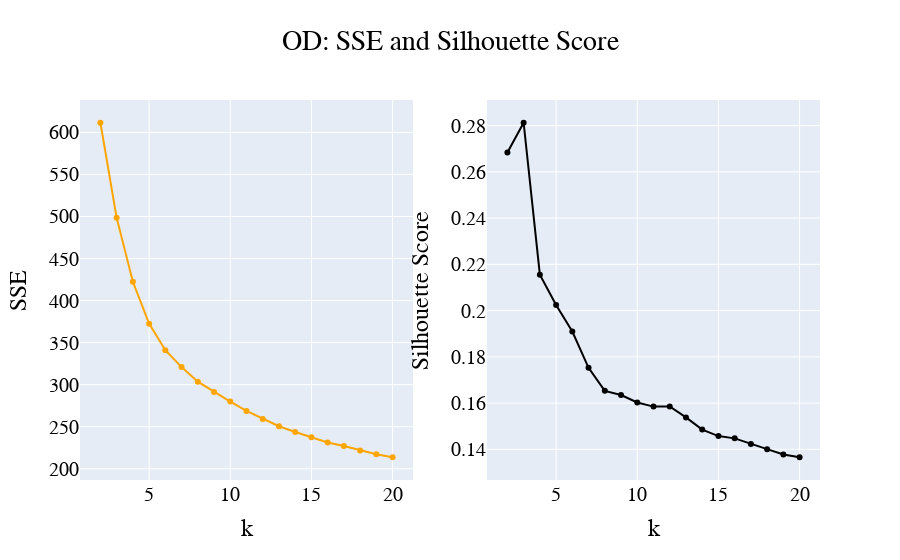

The notebook cell this image was saved under:
### Code cell
# Crea la figura con due sottotrame (subplots)
fig = make_subplots(rows=1, cols=2)

# Grafico SSE vs k
fig.add_trace(
    go.Scatter(x = [x + 2 for x in range(len(sse_list))], y=sse_list, line=dict(color='#FFA500'), mode='lines+markers', name="SSE"),
    row=1, col=1
)
fig.update_xaxes(title_text="k", row=1, col=1)
fig.update_yaxes(title_text="SSE", row=1, col=1)

# Grafico Silhouette Score vs k
fig.add_trace(
    go.Scatter(x = [x + 2 for x in range(len(sil_list))], y=sil_list, line=dict(color='black'), mode='lines+markers', name="Silhouette"),
    row=1, col=2
)
fig.update_xaxes(title_text="k", row=1, col=2)
fig.update_yaxes(title_text="Silhouette Score", row=1, col=2)

# Layout generale della figura
fig.update_layout(title_text="OD: SSE and Silhouette Score",
                  showlegend=False, title_x=0.5,font=dict(
        family="Arial",  # Font family
        size=20,         # Font size for all text elements
        color="Black"
                      ))    # Font color for all text elements)

# Mostra il grafico
fig.show()

### Figure 1 — Plotly figure (JSON) as saved in the notebook; plotly's stock layout.template omitted (floating-point values rounded to 4 significant figures)
{"data": [{"line": {"color": "#FFA500"}, "mode": "lines+markers", "name": "SSE", "type": "scatter", "x": [2, 3, 4, 5, 6, 7, 8, 9, 10, 11, 12, 13, 14, 15, 16, 17, 18, 19, 20], "xaxis": "x", "y": [611.5, 498.6, 422.4, 372.6, 341.0, 320.9, 303.5, 291.3, 279.8, 268.7, 259.2, 250.5, 243.7, 237.3, 231.1, 226.9, 221.6, 217.2, 213.6], "yaxis": "y"}, {"line": {"color": "black"}, "mode": "lines+markers", "name": "Silhouette", "type": "scatter", "x": [2, 3, 4, 5, 6, 7, 8, 9, 10, 11, 12, 13, 14, 15, 16, 17, 18, 19, 20], "xaxis": "x2", "y": [0.2684, 0.2812, 0.2155, 0.2025, 0.1909, 0.1753, 0.1653, 0.1635, 0.1603, 0.1585, 0.1586, 0.1538, 0.1486, 0.1457, 0.1448, 0.1423, 0.1401, 0.1378, 0.1366], "yaxis": "y2"}], "layout": {"font": {"color": "Black", "family": "Arial", "size": 20}, "showlegend": false, "title": {"text": "OD: SSE and Silhouette Score", "x": 0.5}, "xaxis": {"anchor": "y", "domain": [0, 0.45], "title": {"text": "k"}}, "xaxis2": {"anchor": "y2", "domain": [0.55, 1], "title": {"text": "k"}}, "yaxis": {"anchor": "x", "domain": [0, 1], "title": {"text": "SSE"}}, "yaxis2": {"anchor": "x2", "domain": [0, 1], "title": {"text": "Silhouette Score"}}}}
